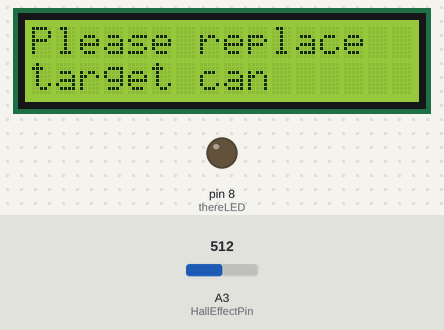
The sketch below on a simulated Arduino Uno, built with avr-gcc and run on an emulated ATmega328P. On the bench: 16×2 character LCD, output pins drawn as LEDs (lit = HIGH). Inputs (shaded band) come from the test bench; at power-on: A3 (HallEffectPin) = 512. Random numbers use the default seed unless the sketch sets one; what the sketch prints to the serial monitor is not drawn.

Above: at 1.2 s.
1.3 s: A3 (HallEffectPin) set to 492
At 2.5 s:
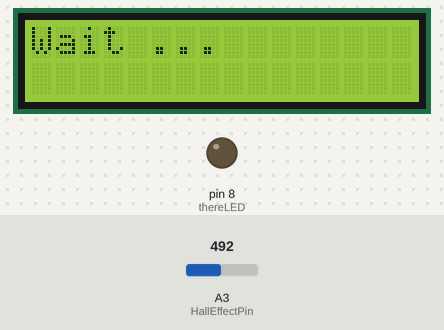
At 45.7 s:
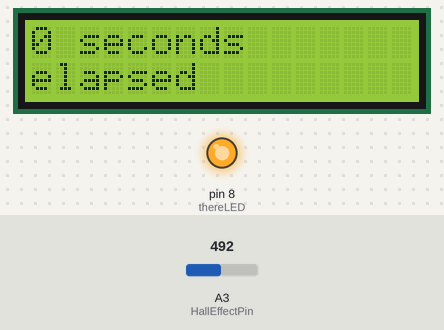
Timing chart, 0 to 47.2 s (numbered marks = the images above; inputs shaded):
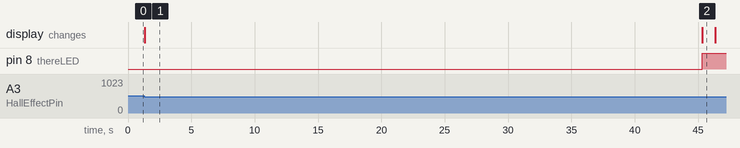

Measured:
- the behaviour switches between 501 and 500 on A3 (HallEffectPin) (found by bisection; images 0 and 1)
- after the input at 1.3 s, pin 8 (thereLED): LOW → HIGH after 44.0 s; the display: changes at once (image 1)
- what the display in image 1 shows lasts 44.0 s, from 1.3 s to 45.3 s

The sketch:

Nerf_Game.ino
```cpp
#include <LiquidCrystal.h>;
//#include <IRremote.h>;

#define mode 2

LiquidCrystal lcd (12, 11, 5, 4, 3, 2);

int HallEffectValue = 0;
const int HallEffectPin = A3;

const int thereLED = 8;

//const int switchPin = 6;
//int switchState = 0;
//int prevswitchState = 0;
//int reply;

void setup() {
  Serial.begin (9600);
  pinMode(thereLED, OUTPUT);

  lcd.begin (16, 2);
  //pinMode(switchPin, OUTPUT);
  lcd.print("Play the");
  lcd.setCursor(0, 1);
  lcd.print("Nerfgame");
  randomSeed(analogRead(0));
}

void loop() {
  //switchState = digitalRead(switchPin);

  switch (mode){
    case 1:
      standardTest();
      break;
    case 2:
      sprint();
      break;
  }
}
```

Sprint.ino
```cpp
void sprint (){

  long randomTime = 0;
  long delayTime = 0;
  long startTime = 0;
  long endTime = 0;
  long nextDisplay = 0;
  int elapseTime = 0;
  int flashTime = 0;
  int ledOn = 0;

  HallEffectValue = analogRead(HallEffectPin);
  Serial.print("Hall effect value " );
  Serial.println(HallEffectValue);
  lcd.clear();
  lcd.setCursor(0, 0);
  lcd.print("Please replace");
  lcd.setCursor(0, 1);
  lcd.print("target can");

  while (HallEffectValue > 500){
    Serial.print("Waiting " );
    Serial.println(HallEffectValue);
    HallEffectValue = analogRead(HallEffectPin);
  }

  Serial.print("Go " );
  Serial.println(HallEffectValue);

  lcd.clear();
  lcd.setCursor(0, 0);
  lcd.print("Wait ...");
  lcd.setCursor(0, 1);
  lcd.print("");

  randomTime = random(0, 60);
  delayTime = randomTime * 1000;
  Serial.print("Delay time ");
  Serial.println(delayTime);
  delay(delayTime);

  Serial.println("Active");
  digitalWrite(thereLED, HIGH);

  startTime = millis();
  lcd.clear();
  lcd.setCursor(0, 1);
  lcd.print("elapsed");
  HallEffectValue = analogRead(HallEffectPin);
   while (HallEffectValue <= 500){
    endTime = millis();
    elapseTime = (endTime - startTime) / 1000;
    lcd.setCursor(0, 0);
    lcd.print(elapseTime);
    lcd.print(" seconds");
    HallEffectValue = analogRead(HallEffectPin);
  }

  endTime = millis();
  elapseTime = (endTime - startTime) / 1000;
  lcd.clear();
  lcd.setCursor(0, 0);
  lcd.print("Final time");
  lcd.setCursor(0, 1);
  lcd.print(elapseTime);
  lcd.print(" seconds");

  Serial.print("Stop " );
  Serial.println(HallEffectValue);

  flashTime = 0;
  ledOn = 0;
  while (flashTime < 30){
    if (ledOn == 0) {
      Serial.print("LED Off ");
      Serial.println(flashTime);
      digitalWrite(thereLED, LOW);
      ledOn = 1;
    }
    else {
      Serial.print("LED On ");
      Serial.println(flashTime);
      digitalWrite(thereLED, HIGH);
      ledOn = 0;
    }
    delay(1000);
    flashTime++;
  }
  //delay(30000);
  delayTime = 0;
  digitalWrite(thereLED, LOW);
}
```

Standard_Test.ino
```cpp
void standardTest () {
  lcd.clear();
  lcd.setCursor(0, 0);
  lcd.print("The target is");
  lcd.setCursor(0, 1);
  lcd.print(HallEffectValue);

  // Check the light and turn on the sensor if required
  HallEffectValue = analogRead(HallEffectPin);

  Serial.print ("The Hall Effect value is ");
  Serial.println (HallEffectValue);

  if (HallEffectValue > 450) {
    lcd.print(" - Missing");
    digitalWrite(thereLED, LOW);
    //Serial.println ("Missing");
  }
  else {
    lcd.print(" - Here");
    Serial.println ("Here");
    digitalWrite(thereLED, HIGH);
  }
  delay (1000);
}
```
